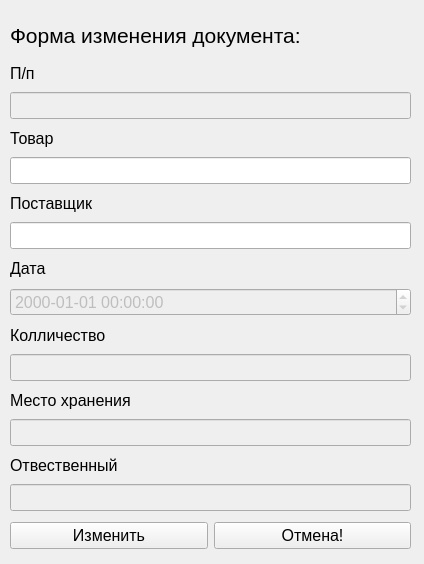
<?xml version="1.0" encoding="UTF-8"?>
<ui version="4.0">
 <class>MainUsersWorkersReceipt_documentsModify</class>
 <widget class="QWidget" name="MainUsersWorkersReceipt_documentsModify">
  <property name="geometry">
   <rect>
    <x>0</x>
    <y>0</y>
    <width>424</width>
    <height>564</height>
   </rect>
  </property>
  <property name="windowTitle">
   <string>Изменение</string>
  </property>
  <property name="windowIcon">
   <iconset resource="src.qrc">
    <normaloff>:/images/img/logopm.png</normaloff>:/images/img/logopm.png</iconset>
  </property>
  <property name="styleSheet">
   <string notr="true">#MainUsersWorkersReceipt_documentsModify{
border-image: url(:/images/img/fonpril.png);}</string>
  </property>
  <widget class="QWidget" name="layoutWidget">
   <property name="geometry">
    <rect>
     <x>10</x>
     <y>60</y>
     <width>401</width>
     <height>451</height>
    </rect>
   </property>
   <layout class="QVBoxLayout" name="verticalLayout">
    <item>
     <widget class="QLabel" name="label_8">
      <property name="font">
       <font>
        <pointsize>12</pointsize>
       </font>
      </property>
      <property name="text">
       <string>П/п</string>
      </property>
     </widget>
    </item>
    <item>
     <widget class="QLineEdit" name="txtID">
      <property name="enabled">
       <bool>false</bool>
      </property>
      <property name="font">
       <font>
        <pointsize>12</pointsize>
       </font>
      </property>
     </widget>
    </item>
    <item>
     <widget class="QLabel" name="label_2">
      <property name="font">
       <font>
        <pointsize>12</pointsize>
       </font>
      </property>
      <property name="text">
       <string>Товар</string>
      </property>
     </widget>
    </item>
    <item>
     <widget class="QLineEdit" name="txtProduct">
      <property name="enabled">
       <bool>true</bool>
      </property>
      <property name="font">
       <font>
        <pointsize>12</pointsize>
       </font>
      </property>
     </widget>
    </item>
    <item>
     <widget class="QLabel" name="label_3">
      <property name="font">
       <font>
        <pointsize>12</pointsize>
       </font>
      </property>
      <property name="text">
       <string>Поставщик</string>
      </property>
     </widget>
    </item>
    <item>
     <widget class="QLineEdit" name="txtProvaider">
      <property name="font">
       <font>
        <pointsize>12</pointsize>
       </font>
      </property>
     </widget>
    </item>
    <item>
     <widget class="QLabel" name="label_4">
      <property name="font">
       <font>
        <pointsize>12</pointsize>
       </font>
      </property>
      <property name="text">
       <string>Дата </string>
      </property>
     </widget>
    </item>
    <item>
     <widget class="QDateTimeEdit" name="dtData">
      <property name="enabled">
       <bool>false</bool>
      </property>
      <property name="font">
       <font>
        <pointsize>12</pointsize>
       </font>
      </property>
      <property name="displayFormat">
       <string>yyyy-MM-dd HH:mm:ss</string>
      </property>
     </widget>
    </item>
    <item>
     <widget class="QLabel" name="label_5">
      <property name="font">
       <font>
        <pointsize>12</pointsize>
       </font>
      </property>
      <property name="text">
       <string>Колличество</string>
      </property>
     </widget>
    </item>
    <item>
     <widget class="QLineEdit" name="txtCount">
      <property name="enabled">
       <bool>false</bool>
      </property>
      <property name="font">
       <font>
        <pointsize>12</pointsize>
       </font>
      </property>
     </widget>
    </item>
    <item>
     <widget class="QLabel" name="label_6">
      <property name="font">
       <font>
        <pointsize>12</pointsize>
       </font>
      </property>
      <property name="text">
       <string>Место хранения</string>
      </property>
     </widget>
    </item>
    <item>
     <widget class="QLineEdit" name="txtLocation">
      <property name="enabled">
       <bool>false</bool>
      </property>
      <property name="font">
       <font>
        <pointsize>12</pointsize>
       </font>
      </property>
     </widget>
    </item>
    <item>
     <widget class="QLabel" name="label_7">
      <property name="font">
       <font>
        <pointsize>12</pointsize>
       </font>
      </property>
      <property name="text">
       <string>Отвественный</string>
      </property>
     </widget>
    </item>
    <item>
     <widget class="QLineEdit" name="txtResp">
      <property name="enabled">
       <bool>false</bool>
      </property>
      <property name="font">
       <font>
        <pointsize>12</pointsize>
       </font>
      </property>
     </widget>
    </item>
   </layout>
  </widget>
  <widget class="QLabel" name="label">
   <property name="geometry">
    <rect>
     <x>10</x>
     <y>10</y>
     <width>411</width>
     <height>51</height>
    </rect>
   </property>
   <property name="font">
    <font>
     <pointsize>16</pointsize>
    </font>
   </property>
   <property name="text">
    <string>Форма изменения документа:</string>
   </property>
  </widget>
  <widget class="QWidget" name="layoutWidget_2">
   <property name="geometry">
    <rect>
     <x>10</x>
     <y>520</y>
     <width>401</width>
     <height>32</height>
    </rect>
   </property>
   <layout class="QHBoxLayout" name="horizontalLayout">
    <item>
     <widget class="QPushButton" name="pbEdit">
      <property name="font">
       <font>
        <pointsize>12</pointsize>
       </font>
      </property>
      <property name="text">
       <string>Изменить</string>
      </property>
     </widget>
    </item>
    <item>
     <widget class="QPushButton" name="pbClose">
      <property name="font">
       <font>
        <pointsize>12</pointsize>
       </font>
      </property>
      <property name="text">
       <string>Отмена!</string>
      </property>
     </widget>
    </item>
   </layout>
  </widget>
 </widget>
 <resources>
  <include location="src.qrc"/>
 </resources>
 <connections/>
</ui>
